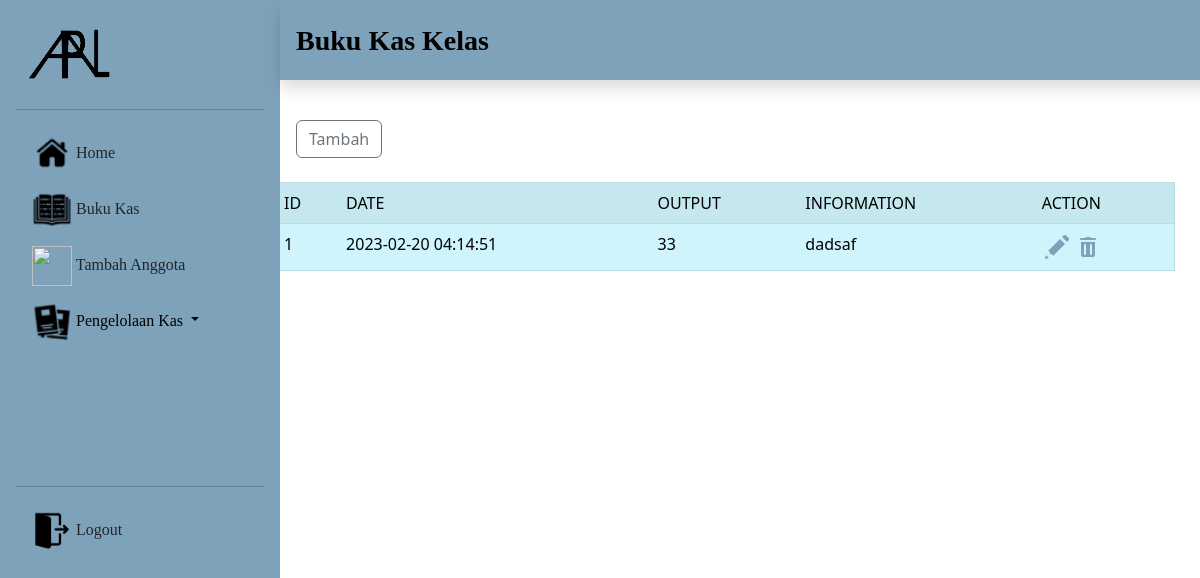
/admin/index.php?page=Pengeluaran, run on the app's committed database.
### tables this page shows
CREATE TABLE `tb_output` (
  `Id` int(11) NOT NULL,
  `Date` datetime NOT NULL,
  `Saldo` double NOT NULL,
  `Information` text NOT NULL
);

### admin/kurang.php (the view)
<?php
include "../header.php";
include "../koneksi.php";
?>
<link rel="stylesheet" href="../style.css" type="text/css">
        <div class="">
            <div class="pt-5">
            <a href="index.php?page=kurang" class="ms-5 ps-5"><button class="btn btn-outline-secondary" type="submit">Tambah</button></a><br>
            <table border=1; class="table table-info table-striped offset-1" ><br>
            <tr>
                <td>ID</td>
                <td>DATE</td>
                <td>OUTPUT</td>
                <td>INFORMATION</td>
                <td>ACTION</td>
            </tr>
            <?php
            $sql = "SELECT * FROM tb_output";
            $result = $conn->query($sql);
            $data = 1;
            while ($row=$result->fetch_assoc()) {
             ?>
                <tr>
                    <td><?php echo $data++?></td>
                    <td><?php echo $row["Date"]?></td>
                    <td><?php echo $row["Saldo"]?></td>
                    <td><?php echo $row["Information"]?></td>
                    <td><a href="index.php?page=edit_out&Id=<?php echo $row['Id']?>" ><img src="../img/edit.png"  alt=""></a>
                    <a href="delete_out.php?Id=<?php echo $row['Id']?>"><img src="../img/delete.png" alt=""></a></td>
                </tr>
                    <?php
                        }
                ?>
            </table>
            </div>
        </div>
<?php
include "../footer.php";
?>

### data on the page
tb_output: Date "2023-02-20 04:14:51", Saldo "33", Information "dadsaf"
